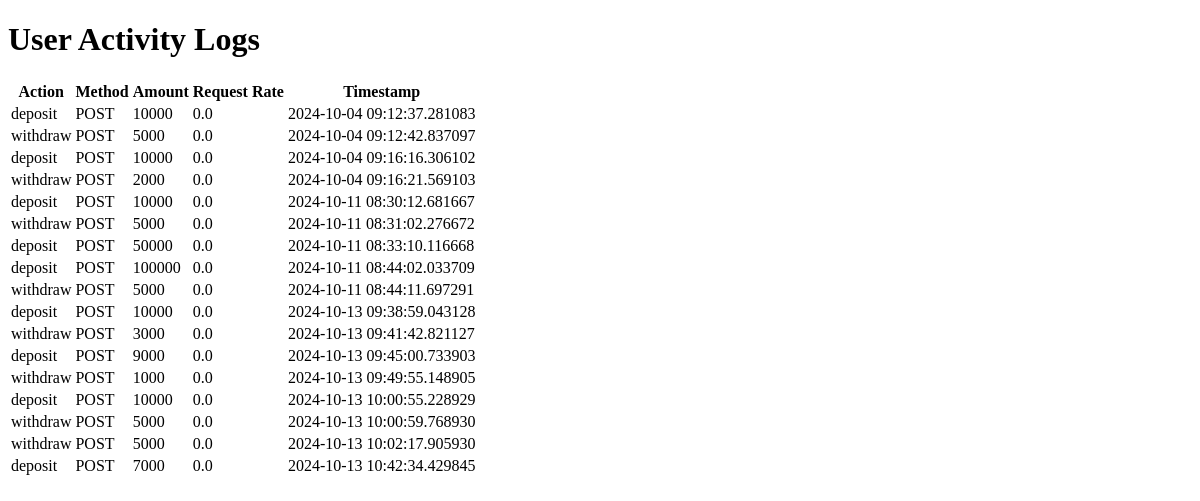
Before: /activitylogs with the older database file.
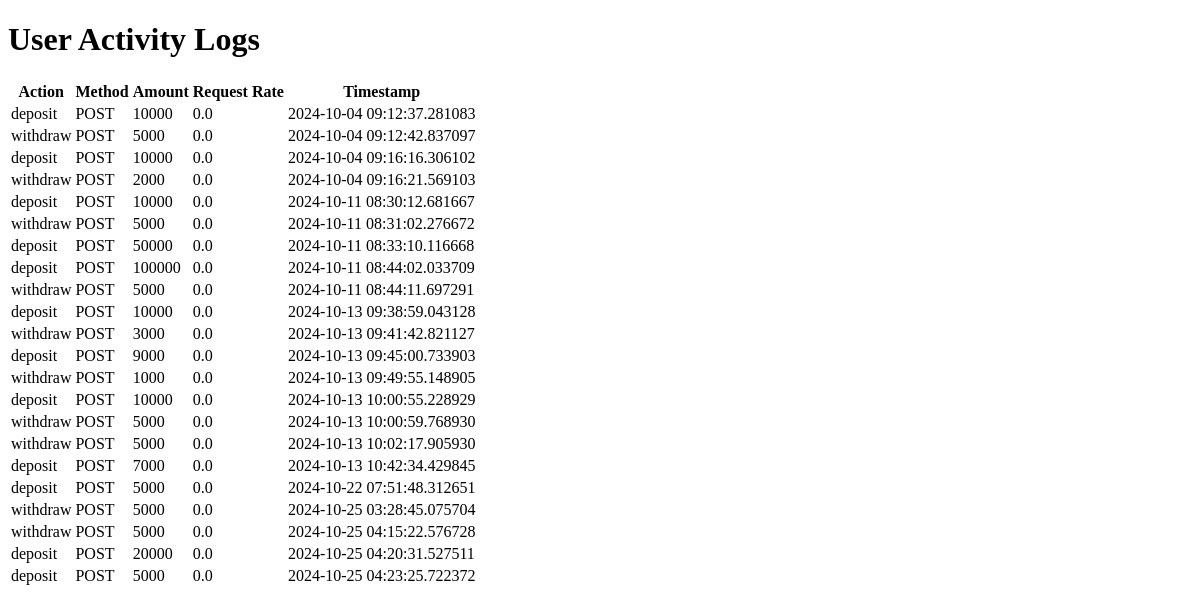
After: the same page with the newer database file.
### website/models.py (models this page shows)
class UserActivity(db.Model):
    id = db.Column(db.Integer, primary_key=True)
    user_id = db.Column(db.Integer, db.ForeignKey('user.id'), nullable=True)
    endpoint = db.Column(db.String(100), nullable=False)
    method = db.Column(db.String(10), nullable=False)
    packet_size = db.Column(db.Integer, default=0)
    request_rate = db.Column(db.Float, default=0.0)
    timestamp = db.Column(db.DateTime(timezone=True), default=func.now())
    def __repr__(self):
        return f"<UserActivity {self.id}>"

### website/views.py (the view)
@views.route('/activitylogs', methods=['GET'])
def activity_logs():
    try:
        activities = UserActivity.query.all()  # Fetch all activity logs
        print(f"Fetched activities: {activities}")
        return render_template("activitylogs.html", activities=activities)
    except Exception as e:
        logger.error(f"Error fetching activity logs: {e}")
        return render_template("error.html", error=str(e))  # Handle error gracefully

### main.py (called while the page is built)
@app.before_request
def before_request():
    global last_request_time
    last_request_time = time.time()

### website/templates/activitylogs.html (shortened to what this page needs)
<!DOCTYPE html>
<html lang="en">
<head>
</head>
<body>
    <h1>User Activity Logs</h1>
    <table>
        <thead>
            <tr>
                <th>Action</th>
                <th>Method</th>
                <th>Amount</th>
                <th>Request Rate</th>
                <th>Timestamp</th>
            </tr>
        </thead>
        <tbody>
            {% for activity in activities %}
            <tr>
                <td>{{ activity.endpoint }}</td>
                <td>{{ activity.method }}</td>
                <td>{{ activity.packet_size }}</td>
                <td>{{ activity.request_rate }}</td>
                <td>{{ activity.timestamp }}</td>
            </tr>
            {% else %}
            <tr>
                <td colspan="5">No activity logs found.</td>
            </tr>
            {% endfor %}
        </tbody>
    </table>
</body>
</html>

Changed rows visible on the page:
added UserActivity: endpoint "deposit", method "POST", packet_size "5000", request_rate "0.0", timestamp "2024-10-22 07:51:48.312651"
added UserActivity: endpoint "withdraw", method "POST", packet_size "5000", request_rate "0.0", timestamp "2024-10-25 03:28:45.075704"
added UserActivity: endpoint "withdraw", method "POST", packet_size "5000", request_rate "0.0", timestamp "2024-10-25 04:15:22.576728"
added UserActivity: endpoint "deposit", method "POST", packet_size "20000", request_rate "0.0", timestamp "2024-10-25 04:20:31.527511"
added UserActivity: endpoint "deposit", method "POST", packet_size "5000", request_rate "0.0", timestamp "2024-10-25 04:23:25.722372"
